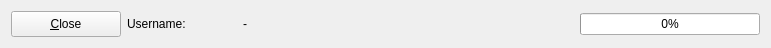
  <widget class="QWidget" name="layoutWidget" >
   <property name="geometry" >
    <rect>
     <x>10</x>
     <y>610</y>
     <width>771</width>
     <height>28</height>
    </rect>
   </property>
   <layout class="QHBoxLayout" >
    <item>
     <widget class="QPushButton" name="btnclose" >
      <property name="minimumSize" >
       <size>
        <width>110</width>
        <height>26</height>
       </size>
      </property>
      <property name="maximumSize" >
       <size>
        <width>110</width>
        <height>26</height>
       </size>
      </property>
      <property name="text" >
       <string>&amp;Close</string>
      </property>
      <property name="icon" >
       <iconset resource="../resources/images/first4.qrc" >:/fileclose.png</iconset>
      </property>
     </widget>
    </item>
    <item>
     <widget class="QLabel" name="label" >
      <property name="minimumSize" >
       <size>
        <width>110</width>
        <height>0</height>
       </size>
      </property>
      <property name="maximumSize" >
       <size>
        <width>110</width>
        <height>16777215</height>
       </size>
      </property>
      <property name="text" >
       <string>Username:</string>
      </property>
     </widget>
    </item>
    <item>
     <widget class="QLabel" name="lbluser" >
      <property name="minimumSize" >
       <size>
        <width>150</width>
        <height>0</height>
       </size>
      </property>
      <property name="text" >
       <string>-</string>
      </property>
     </widget>
    </item>
    <item>
     <spacer>
      <property name="orientation" >
       <enum>Qt::Horizontal</enum>
      </property>
      <property name="sizeHint" >
       <size>
        <width>40</width>
        <height>20</height>
       </size>
      </property>
     </spacer>
    </item>
    <item>
     <widget class="QProgressBar" name="progbar" >
      <property name="maximumSize" >
       <size>
        <width>280</width>
        <height>22</height>
       </size>
      </property>
      <property name="value" >
       <number>0</number>
      </property>
      <property name="orientation" >
       <enum>Qt::Horizontal</enum>
      </property>
     </widget>
    </item>
   </layout>
  </widget>
